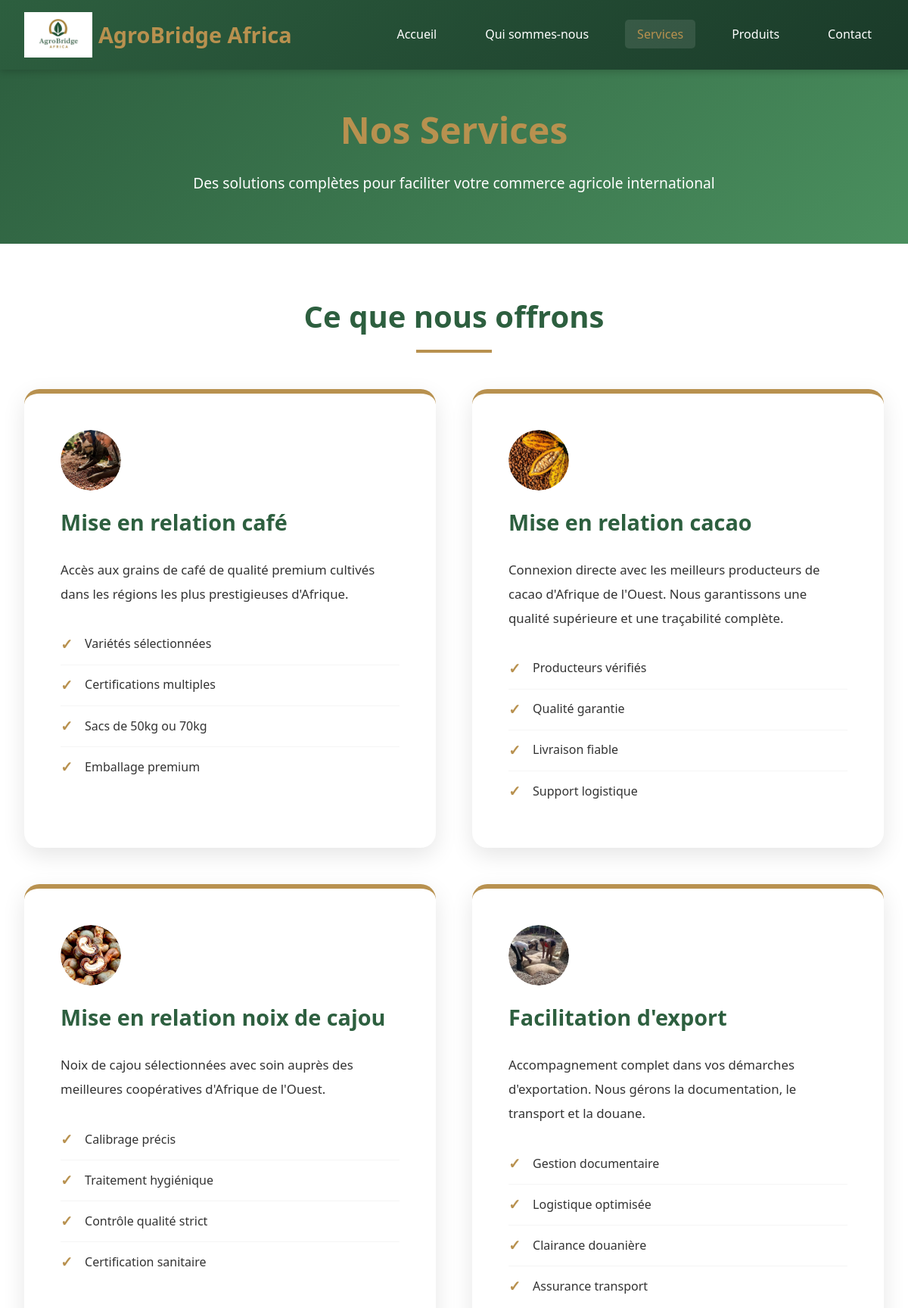
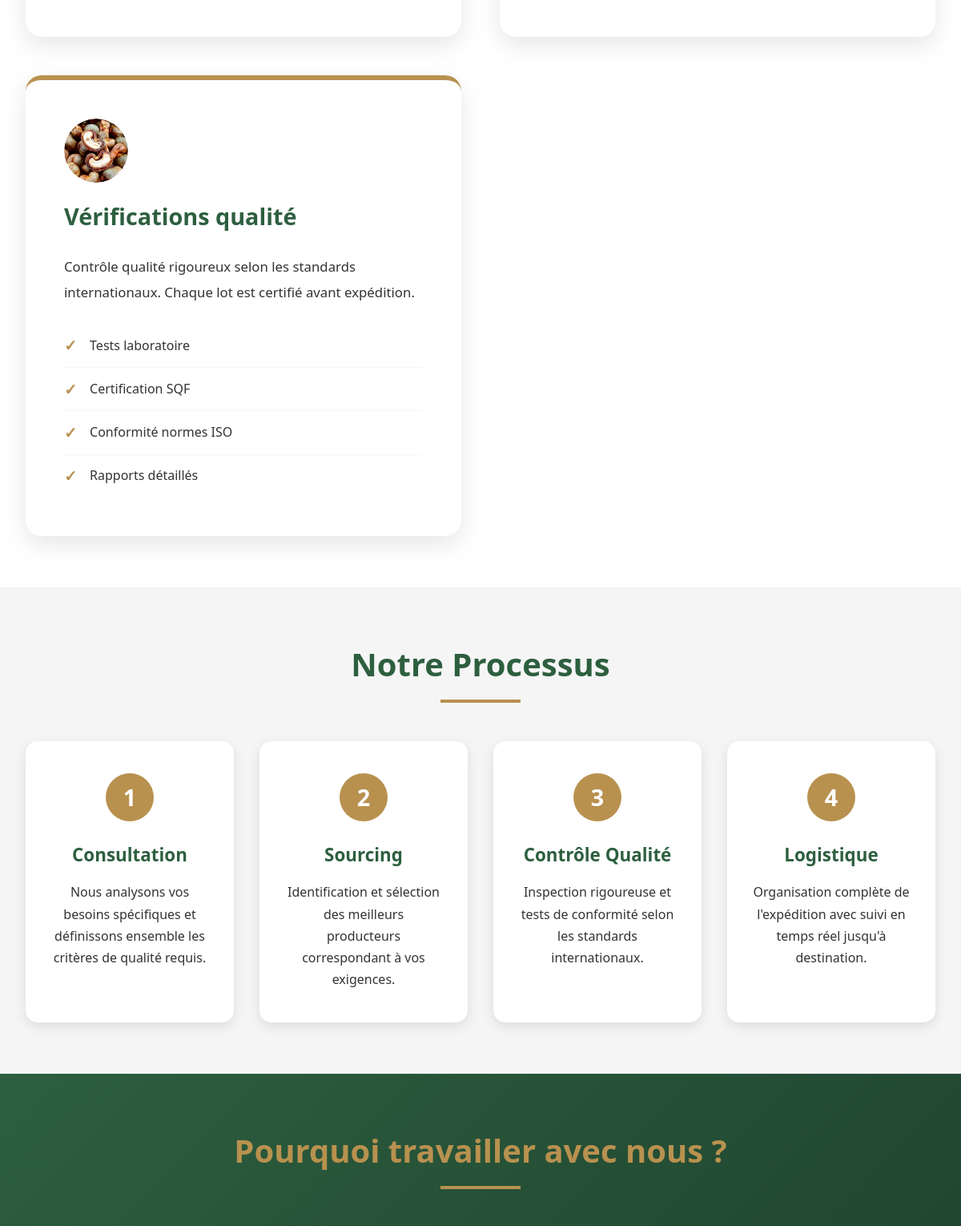
Page /services/ (upper part) on the committed database (2 pictures, top to bottom).
### website/models.py (models this page shows, shortened)
class Service(models.Model):
    name = models.CharField(max_length=255)
    image = models.ImageField(upload_to='services/', blank=True, null=True)
    description = models.TextField()
    features = models.TextField(help_text="Caractéristiques (une par ligne)")
    order = models.IntegerField(default=0)
    is_active = models.BooleanField(default=True)
    created_at = models.DateTimeField(auto_now_add=True)
    updated_at = models.DateTimeField(auto_now=True)
    class Meta:
        ordering = ['order', '-created_at']
        verbose_name = 'Service'
        verbose_name_plural = 'Services'

### website/views.py (the view)
# urls.py: path('services/', views.services, name='services'),
def services(request):
    contents = {obj.section: obj for obj in PageContent.objects.all()}
    services_list = Service.objects.filter(is_active=True)
    return render(request, 'website/services.html', {'services': services_list, 'contents': contents})

### website/templatetags/responsive_images.py (called while the page is built)
@register.filter
def splitlines(value):
    if value is None:
        return []
    try:
        return str(value).splitlines()
    except Exception:
        return []

### website/templates/website/services.html (shortened to what this page needs)
{% extends 'website/base.html' %}
{% load static responsive_images %}
{% block content %}
<section class="page-header" >
    <h1>Nos Services</h1>
    <p>Des solutions complètes pour faciliter votre commerce agricole international</p>
</section>
<section class="services-section">
    <h2 class="section-title">Ce que nous offrons</h2>
    <div class="services-grid">
        {% for service in services %}
        <div class="service-card">
            <div class="service-content">
                {% if service.image %}
                <div style="width:80px;height:80px;border-radius:50%;overflow:hidden;margin-bottom:1.2rem">
                    <img src="{{ service.image.url }}" alt="{{ service.name }}" style="width:100%;height:100%;object-fit:cover;" loading="lazy">
                </div>
                {% endif %}
                <h3>{{ service.name }}</h3>
                <p>
                    {{ service.description }}
                </p>
                <ul class="service-features">
                    {% for line in service.features|splitlines %}
                        {% if line %}<li>{{ line }}</li>{% endif %}
                    {% endfor %}
                </ul>
            </div>
        </div>
        {% empty %}
        <p>Aucun service disponible pour le moment.</p>
        {% endfor %}
    </div>
</section>
<section class="process-section">
    <h2 class="section-title">Notre Processus</h2>
    <div class="process-steps">
        <div class="process-step">
            <div class="step-number">1</div>
            <h3>Consultation</h3>
            <p>Nous analysons vos besoins spécifiques et définissons ensemble les critères de qualité requis.</p>
        </div>
        <div class="process-step">
            <div class="step-number">2</div>
            <h3>Sourcing</h3>
            <p>Identification et sélection des meilleurs producteurs correspondant à vos exigences.</p>
        </div>
        <div class="process-step">
            <div class="step-number">3</div>
            <h3>Contrôle Qualité</h3>
            <p>Inspection rigoureuse et tests de conformité selon les standards internationaux.</p>
        </div>
        <div class="process-step">
            <div class="step-number">4</div>
            <h3>Logistique</h3>
            <p>Organisation complète de l'expédition avec suivi en temps réel jusqu'à destination.</p>
        </div>
    </div>
</section>
<section class="benefits-section">
    <h2 class="section-title" style="color: var(--primary-gold);">Pourquoi travailler avec nous ?</h2>
</section>
{% endblock %}

### static/css/animations.css (style rules this page uses)
:root { --anim-ease: cubic-bezier(.2,.9,.3,1); --stagger-step: 120ms; }

### website/templates/website/base.html (style rules this page uses)
* { margin: 0; padding: 0; box-sizing: border-box; }
:root { --primary-green: #2d5f3f; --primary-gold: #b8914f; --light-green: #4a8f5e; --light-gold: #d4a56a; --dark-green: #1a3a29; --white: #ffffff; --light-gray: #f5f5f5; --text-dark: #333333; }
body { font-family: 'Segoe UI', Tahoma, Geneva, Verdana, sans-serif; line-height: 1.6; color: var(--text-dark); min-height: 100vh; display: flex; flex-direction: column; }
.section-title { text-align: center; font-size: 2.5rem; color: var(--primary-green); margin-bottom: 3rem; position: relative; padding-bottom: 1rem; }
.section-title::after { content: ''; position: absolute; bottom: 0; left: 50%; transform: translateX(-50%); width: 100px; height: 4px; background: var(--primary-gold); }
img { border-radius: 50%; object-fit: cover; }

### website/templates/website/services.html (style rules this page uses)
.page-header { color: var(--white); padding: 4rem 2rem; text-align: center; background: linear-gradient(135deg, var(--primary-green) 0%, var(--light-green) 100%); }
.page-header h1 { font-size: 3rem; color: var(--primary-gold); margin-bottom: 1rem; }
.page-header p { font-size: 1.2rem; max-width: 700px; margin: 0 auto; }
.services-section { background: var(--white); padding: 4rem 2rem; }
.services-grid { display: grid; grid-template-columns: repeat(auto-fit, minmax(350px, 1fr)); gap: 3rem; max-width: 1200px; margin: 0 auto; }
.service-card { background: var(--white); padding: 3rem; border-radius: 20px; box-shadow: 0 10px 30px rgba(0,0,0,0.1); transition: all 0.4s; border-top: 6px solid var(--primary-gold); position: relative; overflow: hidden; }
.service-card::before { content: ''; position: absolute; top: 0; left: 0; width: 100%; height: 100%; background: linear-gradient(135deg, var(--primary-green), var(--light-green)); opacity: 0; transition: opacity 0.4s; z-index: 0; }
.service-content { position: relative; z-index: 1; }
.service-card h3 { color: var(--primary-green); font-size: 1.8rem; margin-bottom: 0.5rem; }
.service-card p { color: var(--text-dark); line-height: 1.9; font-size: 1.05rem; margin-bottom: 1.5rem; }
.service-features { list-style: none; padding: 0; margin-top: 1.5rem; }
.service-features li { padding: 0.7rem 0; color: var(--text-dark); border-bottom: 1px solid var(--light-gray); display: flex; align-items: center; }
.service-features li:last-child { border-bottom: none; }
.service-features li::before { content: '✓'; color: var(--primary-gold); font-weight: bold; margin-right: 1rem; font-size: 1.2rem; }
.process-section { background: var(--light-gray); padding: 4rem 2rem; }
.process-steps { display: grid; grid-template-columns: repeat(auto-fit, minmax(250px, 1fr)); gap: 2rem; max-width: 1200px; margin: 0 auto; }
.process-step { background: var(--white); padding: 2.5rem 2rem; border-radius: 15px; text-align: center; box-shadow: 0 5px 15px rgba(0,0,0,0.1); position: relative; }
.step-number { width: 60px; height: 60px; background: var(--primary-gold); color: var(--white); border-radius: 50%; display: flex; align-items: center; justify-content: center; font-size: 1.8rem; font-weight: bold; margin: 0 auto 1.5rem; }
.process-step h3 { color: var(--primary-green); font-size: 1.4rem; margin-bottom: 1rem; }
.process-step p { color: var(--text-dark); line-height: 1.7; }
.benefits-section { background: linear-gradient(135deg, var(--primary-green), var(--dark-green)); color: var(--white); padding: 4rem 2rem; }

### rows in the picture
Service: image (picture), name "Mise en relation café", description "Accès aux grains de café de qualité premium cultivés dans les régions les plus prestigieuses d'Afrique.", features "Variétés sélectionnées" "Certifications multiples" "Sacs de 50kg ou 70kg" "Emballage premium"
Service: image (picture), name "Mise en relation cacao", description "Connexion directe avec les meilleurs producteurs de cacao d'Afrique de l'Ouest. Nous garantissons une qualité supérieure et une traçabilité complète.", features "Producteurs vérifiés" "Qualité garantie" "Livraison fiable" "Support logistique"
Service: image (picture), name "Mise en relation noix de cajou", description "Noix de cajou sélectionnées avec soin auprès des meilleures coopératives d'Afrique de l'Ouest.", features "Calibrage précis" "Traitement hygiénique" "Contrôle qualité strict" "Certification sanitaire"
Service: image (picture), name "Facilitation d'export", description "Accompagnement complet dans vos démarches d'exportation. Nous gérons la documentation, le transport et la douane.", features "Gestion documentaire" "Logistique optimisée" "Clairance douanière" "Assurance transport"
Service: image (picture), name "Vérifications qualité", description "Contrôle qualité rigoureux selon les standards internationaux. Chaque lot est certifié avant expédition.", features "Tests laboratoire" "Certification SQF" "Conformité normes ISO" "Rapports détaillés"
